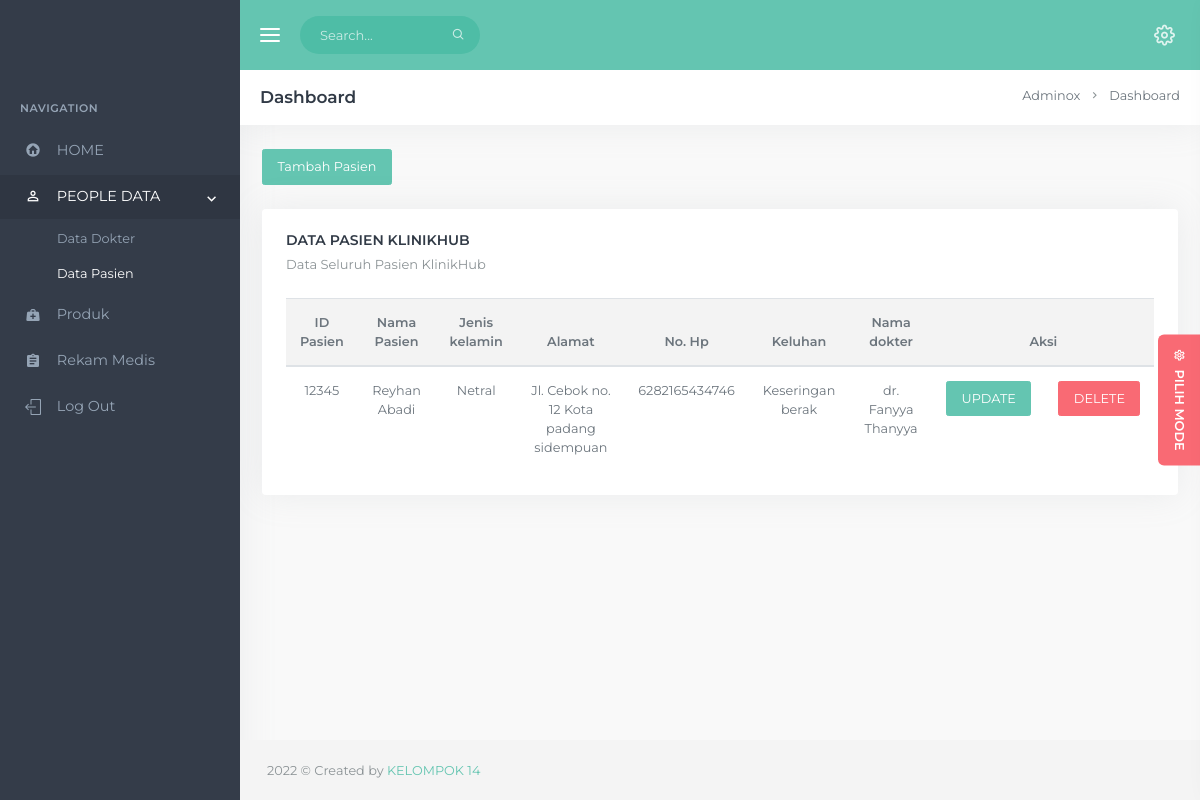
The page /pasien.php on the database as committed earlier.
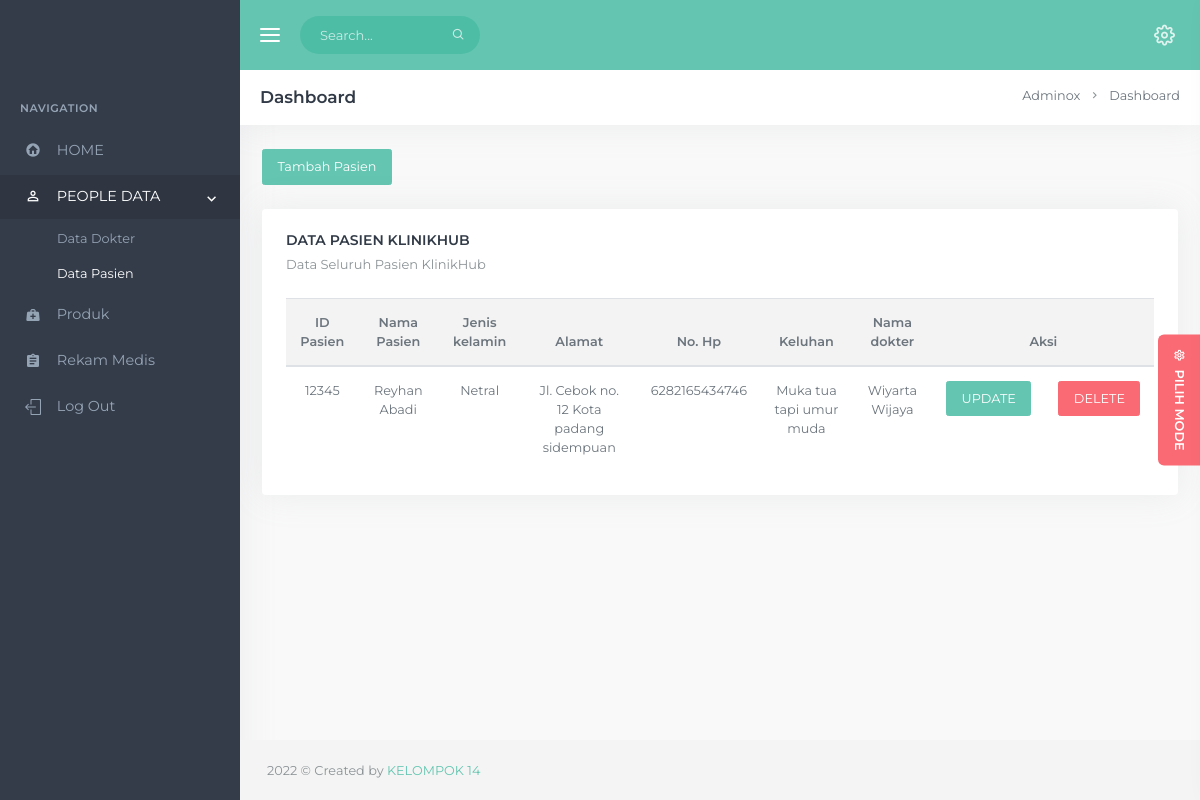
The same page on the database as committed later.
### tables this page shows
CREATE TABLE `pasien` (
  `id_pas` int(12) NOT NULL,
  `nm_pas` varchar(45) NOT NULL,
  `jk_pas` varchar(10) NOT NULL,
  `almt` varchar(50) NOT NULL,
  `tlp_pas` bigint(16) NOT NULL,
  `keluhan` text NOT NULL,
  `nm_dr` varchar(45) NOT NULL
);

### pasien.php (the view, shortened to what the changed rows need)
<!DOCTYPE html>
<html lang="en">
<head>
        <link href="assets/libs/custombox/custombox.min.css" rel="stylesheet" type="text/css" >
        <link href="assets/css/bootstrap.min.css" rel="stylesheet" type="text/css" id="bootstrap-stylesheet" />
        <link href="assets/css/icons.min.css" rel="stylesheet" type="text/css" />
        <link href="assets/css/app.min.css" rel="stylesheet" type="text/css"  id="app-stylesheet" />
    </head>
    <body>
        <div id="wrapper">
            <div class="content-page">
                <div class="content">
                    <div class="container-fluid">
                        <div class="row">
                            <div class="col-12">
                                <div class="card-box">
                                    <div class="table-responsive">
                                        <table class="table m-0 table-hover">
                                            <thead class="bg-light">
                                            <tr align="center">
                                                <th>ID Pasien</th>
                                                <th>Nama Pasien</th>
                                                <th>Jenis kelamin</th>
                                                <th>Alamat</th>
                                                <th>No. Hp</th>
                                                <th>Keluhan</th>
                                                <th>Nama dokter</th>
                                                <th colspan="3">Aksi</th>
                                            </tr>
                                            </thead>
                                            <?php
                                                require 'koneksi.php';
                                                $sql="SELECT * FROM pasien where id_pas";
                                                $view=mysqli_query($mysql, $sql);
                                                while ($data=mysqli_fetch_array($view)) {
                                            ?>
                                                <tbody>
                                                    <tr align="center">
                                                        <td><?php echo $data ['id_pas']; ?></td>
                                                        <td><?php echo $data ['nm_pas']; ?></td>
                                                        <td><?php echo $data ['jk_pas']; ?></td>
                                                        <td><?php echo $data ['almt']; ?></td>
                                                        <td><?php echo $data ['tlp_pas']; ?></td>
                                                        <td><?php echo $data ['keluhan']; ?></td>
                                                        <td><?php echo $data ['nm_dr']; ?></td>
                                                        <td align="center"><a class="btn btn-primary waves-effect waves-light mb-3" data-animation="fadein"  data-overlaySpeed="200" data-overlayColor="#36404a" href="uppasien.php?id_pas=<?php echo $data['id_pas']; ?>" > UPDATE </a></td>
                                                        <td align="center"><a class="btn btn-danger waves-effect waves-light mb-3" href="hapusP.php?id_pas=<?php echo $data['id_pas']; ?>">DELETE</a></td>
                                                    </tr>
                                                </tbody>
                                            <?php } ?>
                                        </table>
                                    </div>
                                </div>
                            </div>
                        </div>
                    </div>
                </div>
            </div>
        </div>
    </body>
</html>

Rows that differ between the two databases and show on the page:
changed pasien "Reyhan Abadi": keluhan "Keseringan berak" → "Muka tua tapi umur muda"; nm_dr "dr. Fanyya Thanyya" → "Wiyarta Wijaya"
